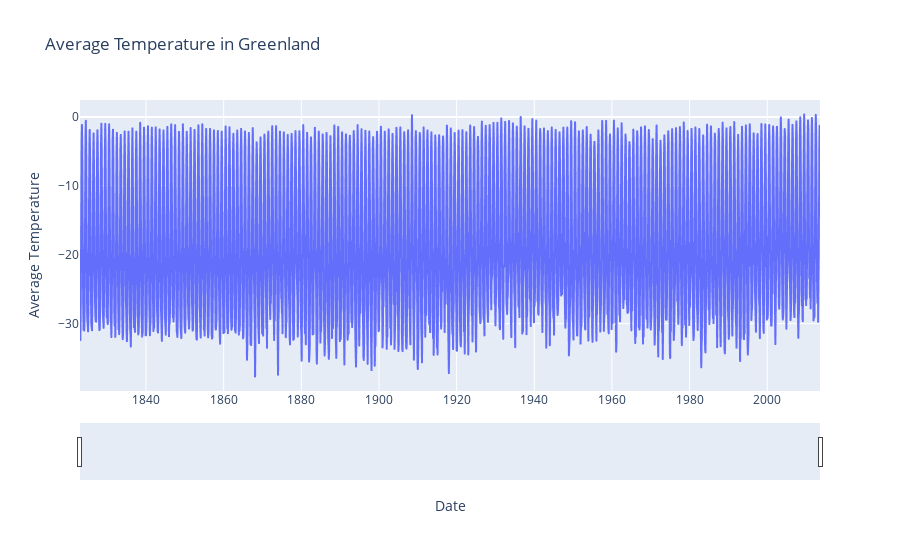

The code cell stored with this chart in its notebook:
### Code cell
import plotly.express as px

df['dt'] = pd.to_datetime(df['dt'])

fig = px.line(df, x='dt', y='AverageTemperature', title=f'Average Temperature in {country}')

fig.update_layout(
    xaxis_title='Date',
    yaxis_title='Average Temperature',
    xaxis=dict(rangeslider=dict(visible=True), type='date')
)

fig.show()

### Figure 1 — Plotly figure (JSON) as saved in the notebook; plotly's stock layout.template omitted (floating-point values rounded to 4 significant figures; data arrays with more than 128 entries replaced by an {"elided": "..."} marker saying what was removed)
{"data": [{"hovertemplate": "dt=%{x}<br>AverageTemperature=%{y}<extra></extra>", "legendgroup": "", "line": {"color": "#636efa", "dash": "solid"}, "marker": {"symbol": "circle"}, "mode": "lines", "name": "", "showlegend": false, "type": "scattergl", "x": {"elided": "2288 str values"}, "xaxis": "x", "y": {"elided": "2288 float values"}, "yaxis": "y"}], "layout": {"legend": {"tracegroupgap": 0}, "title": {"text": "Average Temperature in Greenland"}, "xaxis": {"anchor": "y", "domain": [0, 1], "rangeslider": {"visible": true}, "title": {"text": "Date"}, "type": "date"}, "yaxis": {"anchor": "x", "domain": [0, 1], "title": {"text": "Average Temperature"}}}}
